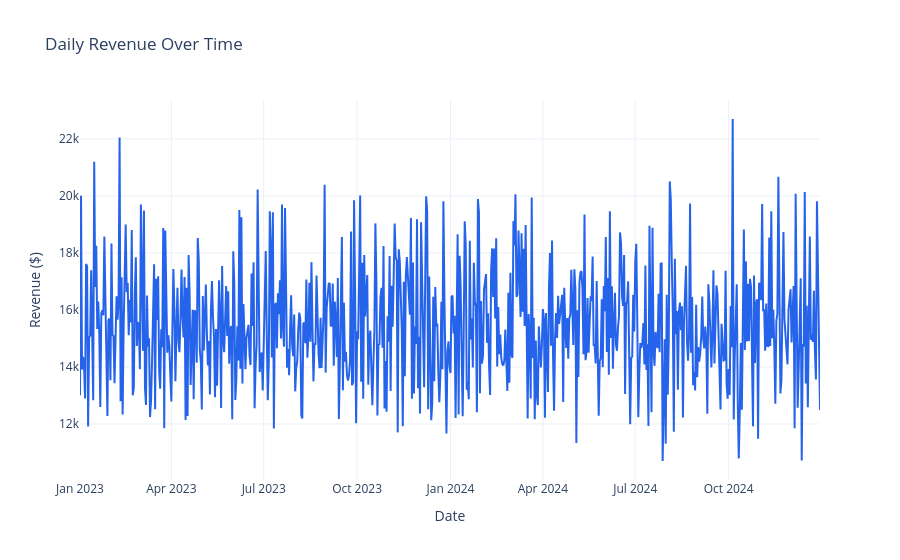

The cell this chart's notebook holds for it:
### Markdown cell above
### 3.1 Sales Over Time

### Code cell
daily_sales = (
    df_clean
    .groupby('transaction_date')['total_amount']
    .sum()
    .reset_index()
    .rename(columns={'transaction_date': 'date', 'total_amount': 'daily_revenue'})
)

fig = px.line(
    daily_sales, x='date', y='daily_revenue',
    title='Daily Revenue Over Time',
    labels={'daily_revenue': 'Revenue ($)', 'date': 'Date'},
    template='plotly_white'
)
fig.update_traces(line_color='#2563eb')
fig.show()

### Figure 1 — Plotly figure (JSON) as saved in the notebook; plotly's stock layout.template omitted (floating-point values rounded to 4 significant figures; data arrays with more than 128 entries replaced by an {"elided": "..."} marker saying what was removed)
{"data": [{"hovertemplate": "Date=%{x}<br>Revenue ($)=%{y}<extra></extra>", "legendgroup": "", "line": {"color": "#2563eb", "dash": "solid"}, "marker": {"symbol": "circle"}, "mode": "lines", "name": "", "orientation": "v", "showlegend": false, "type": "scatter", "x": {"elided": "730 str values"}, "xaxis": "x", "y": {"elided": "730 float values"}, "yaxis": "y"}], "layout": {"legend": {"tracegroupgap": 0}, "title": {"text": "Daily Revenue Over Time"}, "xaxis": {"anchor": "y", "domain": [0, 1], "title": {"text": "Date"}}, "yaxis": {"anchor": "x", "domain": [0, 1], "title": {"text": "Revenue ($)"}}}}
